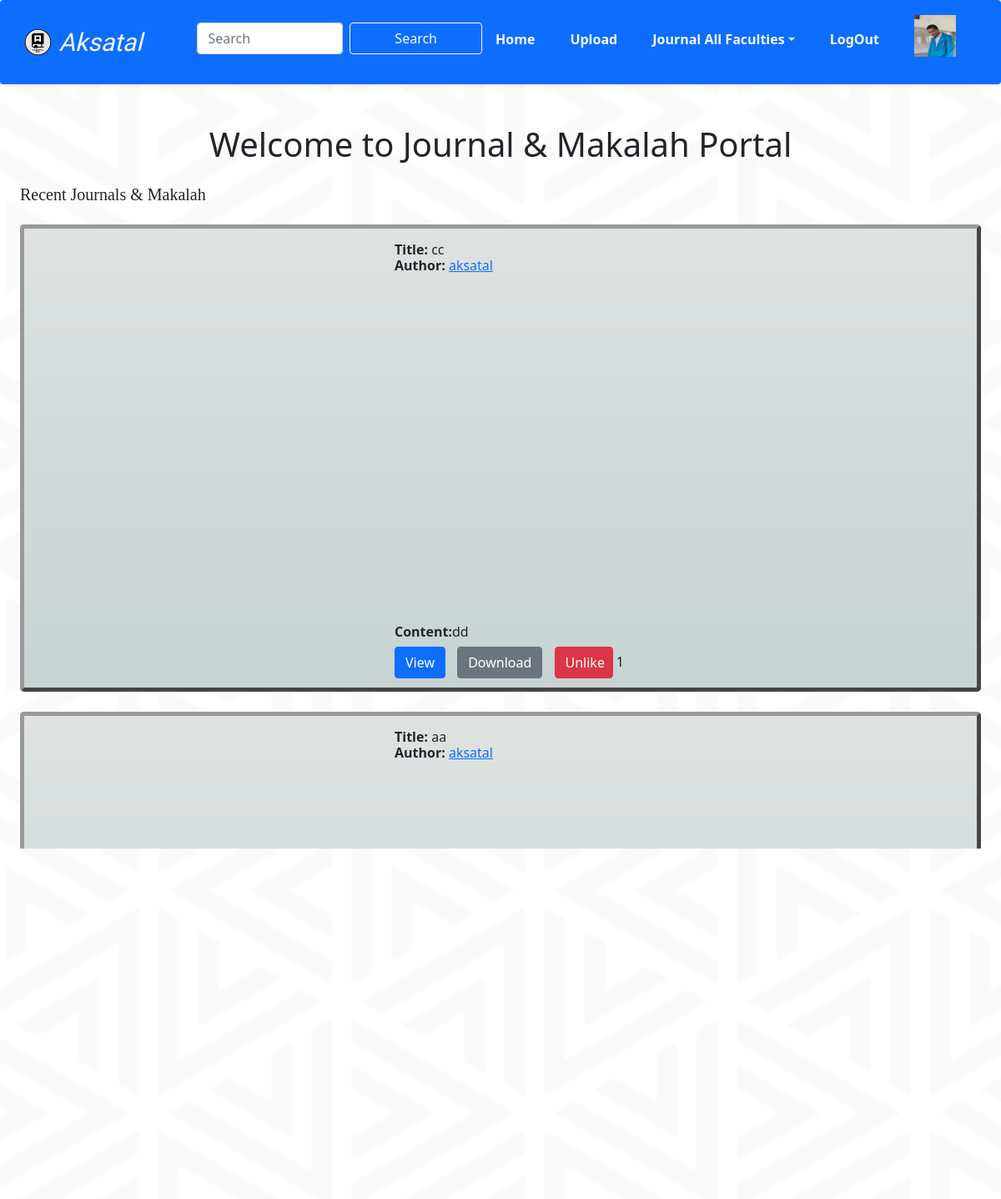
/ (signed in), run on the app's committed database.
### tables this page shows
CREATE TABLE `users` (
  `id` int(11) NOT NULL,
  `username` varchar(50) NOT NULL,
  `password` varchar(255) NOT NULL,
  `email` varchar(100) NOT NULL,
  `profile_picture` varchar(255) DEFAULT NULL,
  `created_at` timestamp NOT NULL DEFAULT current_timestamp(),
  `bio` text DEFAULT NULL
);

CREATE TABLE `journals` (
  `id` int(11) UNSIGNED NOT NULL,
  `title` varchar(255) NOT NULL,
  `author` varchar(100) NOT NULL,
  `content` text NOT NULL,
  `upload_time` timestamp NOT NULL DEFAULT current_timestamp(),
  `user_id` int(11) DEFAULT NULL,
  `file` varchar(255) DEFAULT NULL,
  `faculty` varchar(255) DEFAULT NULL,
  `original_name` varchar(255) DEFAULT NULL
);

### index.php (the view, shortened to what this page needs)
<?php
include 'config.php';
function countLikes($conn, $journalId) {
    $sql = "SELECT COUNT(*) AS total_likes FROM likes WHERE journal_id='$journalId'";
    $result = mysqli_query($conn, $sql);
    $row = mysqli_fetch_assoc($result);
    return $row['total_likes'];
}
$isCurrentUser = isset($_SESSION['user_id']);
if ($isCurrentUser) {
    $userId = $_SESSION['user_id'];
    $query = "SELECT profile_picture FROM users WHERE id = ?";
    $stmt = $conn->prepare($query);
    $stmt->bind_param('i', $userId);
    $stmt->execute();
    $result = $stmt->get_result();
    $user = $result->fetch_assoc();
}
$sql = "SELECT * FROM journals";
if (isset($_GET['faculty'])) {
    $faculty = $_GET['faculty'];
    if (strpos($faculty, ',') === false) {
        $sql .= " WHERE FIND_IN_SET('$faculty', faculty)";
    } else {
        $faculties = explode(',', $faculty);
        $facultyCondition = '';
        foreach ($faculties as $f) {
            $facultyCondition .= " OR FIND_IN_SET('$f', faculty)";
        }
        $facultyCondition = ltrim($facultyCondition, ' OR');
        $sql .= " WHERE $facultyCondition";
    }
    $facultyName = "Fakultas $faculty";
} else {
    $facultyName = "All Faculties";
}
?>
<!DOCTYPE html>
<html lang="en">
<head>
    <link rel="stylesheet" href="style.css">
    <link href="https://cdn.jsdelivr.net/npm/bootstrap@5.0.2/dist/css/bootstrap.min.css" rel="stylesheet">
</head>
<body>
    <?php
    $sql .= " ORDER BY upload_time DESC";
    $result = mysqli_query($conn, $sql);
    $numRows = mysqli_num_rows($result);
    ?>
    <nav class="navbar bg-primary shadow-sm p-3 mb-5 rounded" display-1 id="navbar">
        <div class="container-fluid">
            <a class="navbar-brand fw-semibold text-dark" href="index.php" style="font-family: 'Protest Guerrilla', sans-serif; font-size: 30px;">
                <img src="logo.png" alt="Logo" width="35" height="35" class="d-inline-block align-text-top">
                <i class="text-light"> Aksatal </i>
            </a>
            <ul class="nav justify-content-end" style="margin-top: 1%">
                <form class="d-flex" action="index.php" method="GET">
                    <input class="form-control me-2" type="search" placeholder="Search" aria-label="Search" name="query">
                    <button class="btn btn-outline-light" type="submit">Search</button>
                </form>
                <li class="nav-item">
                    <a class="nav-link text-light fw-bold" href="index.php" >Home </a>
                </li>
                <li class="nav-item">
                    <a class="nav-link text-light fw-bold" href="upload.php">Upload</a>
                </li>
                <li class="nav-item dropdown text-light">
                    <a class="nav-link dropdown-toggle text-light fw-bold" href="#" id="navbarDropdown" role="button" data-bs-toggle="dropdown" aria-expanded="false"><?php echo "Journal $facultyName"; ?></a>
                </li>
                <li class="nav-item">
                    <a class="nav-link text-light fw-bold" href="logout.php">LogOut</a>
                </li>
                <li class="nav-item" style="margin-top: -2%">
                    <a class="nav-link text-secondary" href="profile.php">
                        <?php if ($isCurrentUser && isset($user)): ?>
                            <?php if (isset($user['profile_picture']) && !empty($user['profile_picture'])): ?>
                                <img src="profile_pictures/<?php echo htmlspecialchars($user['profile_picture']); ?>" alt="Profile Picture" style="width:50px; height:50px; " class="d-inline-block align-text-top">
                            <?php else: ?>
                                <img src="profile.png" alt="Profile Picture" style="width:60px; height:60px; border-radius:10px;" class="d-inline-block align-text-top">
                            <?php endif; ?>
                        <?php endif; ?>
                    </a>
                </li>
            </ul>
        </div>
    </nav>
    <h1>Welcome to Journal & Makalah Portal</h1>
    <h2 style="font-family: 'Montserrat'; font-size: 20px; margin-left:2%; margin-top:2%; "><?php echo (isset($_GET['query']) && !empty($_GET['query'])) ? 'Search Results' : 'Recent Journals & Makalah'; ?></h2>
    <div class="journals">
            <?php endwhile;
        if ($numRows > 0) {
            while ($row = mysqli_fetch_assoc($result)): ?>
                <div class="journal">
                    <p><strong>Title:</strong> <?= $row['title']; ?></p>
                    <p><strong>Author:</strong> <a href="profile.php?user=<?= $row['author']; ?>&show_all=true"><?= $row['author']; ?></a></p>
                    <?php if ($row['file']): ?>
                        <?php $fileExt = pathinfo($row['file'], PATHINFO_EXTENSION); ?>
                        <?php if (in_array($fileExt, array('jpg', 'jpeg', 'png', 'gif'))): ?>
                            <img src="uploads/<?= $row['file']; ?>" alt="<?= $row['title']; ?>" class="journal-image">
                        <?php elseif ($fileExt === 'pdf'): ?>
                            <iframe src="pdf-viewer.html?file=uploads/<?= $row['file']; ?>" width="100%" height="400px" style="margin-left:-30%;"></iframe>
                        <?php endif; ?>
                        <p style="margin-top:2%;"><strong>Content:</strong><?= $row['content']; ?></p>
                        <div class="button-group">
                            <a href="uploads/<?= $row['file']; ?>" target="_blank" class="btn btn-primary">View</a>
                            <a href="uploads/<?= $row['file']; ?>" download class="btn btn-secondary">Download</a>
                            <form action="like.php" method="post" style="display: inline-block;">
                                <?php
                                    $journalId = $row['id'];
                                    $userId = $_SESSION['user_id'];
                                    $likeSql = "SELECT * FROM likes WHERE journal_id='$journalId' AND user_id='$userId'";
                                    $likeResult = mysqli_query($conn, $likeSql);
                                    $isLiked = mysqli_num_rows($likeResult) > 0;
                                ?>
                                <button type="submit" name="<?= $isLiked ? 'unlike' : 'like'; ?>" class="btn btn-<?php echo $isLiked ? 'danger' : 'success'; ?>" style="width: 70px;"><?php echo $isLiked ? 'Unlike' : 'Like'; ?></button>
                                <span><?= countLikes($conn, $row['id']); ?></span>
                            </form>
                        </div>
                    <?php endif; ?>
                </div>
            <?php endwhile;
        } else {
            echo "<p> <br><br><br><strong>No journals available for the selected faculty.</strong></p>";
        }
        ?>
    </div>
</body>
</html>

### style.css (style rules this page uses)
* { position: relative; }
body { font-family: Arial, sans-serif; margin: 0; padding: 0; background-image: url('bg.png'); background-size: cover; background-repeat: no-repeat; background-attachment: fixed; }
h1 { text-align: center; }
form { margin-bottom: 20px; }
input[type="text"],input[type="password"],input[type="email"] ,textarea, input[type="file"], button { display: block; margin-bottom: 10px; width: 90%; margin-left: 5%; margin-right: 35%; font-size: 16px; }
button { background-color: rgb(81, 98, 255,0.5); border-radius: 10px 10px 10px 10px; color: white; padding: 10px; border: none; cursor: pointer; }
a { display: inline-block; margin-right: 10px; }
iframe { border: none; }

### index.php (style rules this page uses)
.journal { margin : 2%; padding-left: 37%; padding-top:2%; height: 560px; width: max; background-image: url('Index.png'); border-radius: 5px 5px 5px 5px; box-shadow: rgb(0, 0, 0); border:5px outset #999; }
p { line-height: 3px ; }

### data on the page
users: profile_picture (picture)
journals: title "cc", author "aksatal", content "dd", shows "Unlike", id "1"
journals: title "aa", author "aksatal"

### other printed values
$facultyName "All Faculties"
